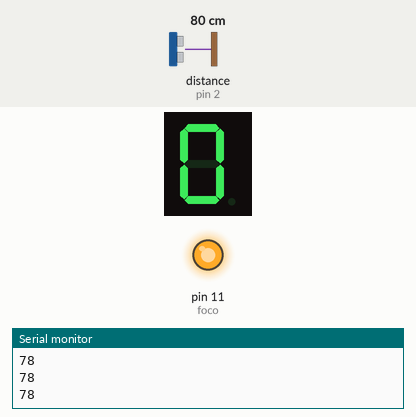
Recording of a sketch running on a simulated Arduino Uno, built with avr-gcc and run on an emulated ATmega328P. On the bench: 1-digit seven-segment display, output pins drawn as LEDs (lit = HIGH), the last lines printed to the serial monitor. Wiring (inferred from the names in the program): ultrasonic range finder: trigger pin 3; echo pin 2; 1-digit 7-segment display, segments lit when HIGH: segments pin 4, pin 5, pin 6, pin 7, pin 8, pin 9, pin 10. The test bench sets the inputs (shaded band); at power-on: distance to the obstacle (sensor on pin 2) 80 cm. The echo pulse lasts 58.3 µs per cm; the segment pins are drawn as the display they are named for; pins used as bus, display or sensor lines are not drawn.

Above: at 1.5 s.
1.6 s: distance to the obstacle (sensor on pin 2) set to 9 cm
At 2.6 s:
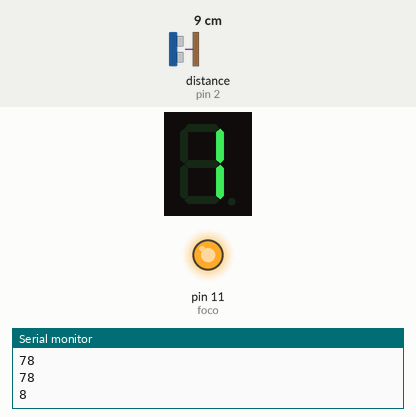
4.3 s: distance to the obstacle (sensor on pin 2) set to 2 cm
At 4.3 s:
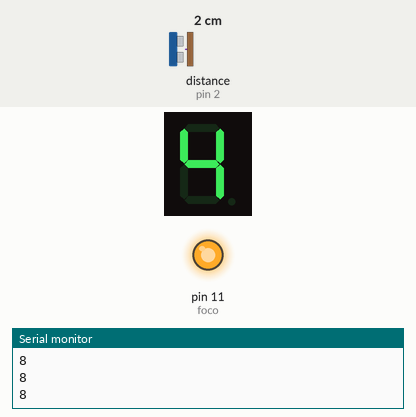
Timing chart, 0 to 7.3 s (numbered marks = the images above; inputs shaded):
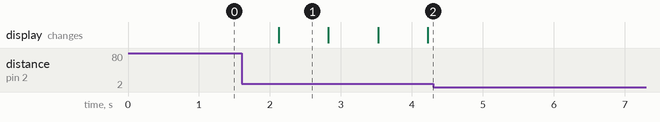

Measured:
- after the input at 1.6 s, the display: changes after 0.52 s (image 1)
- after the input at 4.3 s, pin 11 (foco): stays HIGH (without the input it goes to LOW after 4.1 s)
- what the display in image 1 shows lasts 0.7 s, from 2.1 s to 2.8 s

The sketch:

FOCO1.ino
```cpp
int Trigger = 3;
int Echo = 2;
int A = 4;
int B = 5;
int C = 6;
int D = 7;
int E = 8;
int F = 9;
int G = 10;
int foco = 11;


int personas;

void setup() {
  Serial.begin(9600);
  pinMode(Trigger, OUTPUT);
  pinMode(Echo, INPUT);
  pinMode(A, OUTPUT);
  pinMode(B, OUTPUT);
  pinMode(C, OUTPUT);
  pinMode(D, OUTPUT);
  pinMode(E, OUTPUT);
  pinMode(F, OUTPUT);
  pinMode(G, OUTPUT);
  pinMode(foco, OUTPUT);
  digitalWrite(foco, HIGH);
  cero();
}

void loop() {
  int distancia = P();
  Serial.println(distancia);
  if (distancia >= 6 && distancia <= 9) {
    personas++;
    switch (personas) {
      case 1:
        display_uno();
        break;
      case 2:
        display_dos();
        break;
      case 3:
        display_tres();
        break;
      case 4:
        display_cuatro();
        break;
      case 5:
        display_cinco();
        break;
      case 6:
        display_seis();
        break;
      case 7:
        display_siete();
        break;
      case 8:
        display_ocho();
        break;
      case 9:
        display_nueve();
        break;
      case 10:
        digitalWrite(foco, LOW);
        display_nueve();
        break;
    }
  }
  delay(700);
}

int P() {
  digitalWrite(Trigger, HIGH);
  delay(1);
  digitalWrite(Trigger, LOW);
  int Tiempo = pulseIn(Echo, HIGH);
  int Distancia = Tiempo / 59;
  return Distancia;
}


void cero() {
  digitalWrite(A, HIGH);
  digitalWrite(B, HIGH);
  digitalWrite(C, HIGH);
  digitalWrite(D, HIGH);
  digitalWrite(E, HIGH);
  digitalWrite(F, HIGH);
  digitalWrite(G, LOW);
}
void  display_uno() {
  digitalWrite(A, LOW);
  digitalWrite(B, HIGH);
  digitalWrite(C, HIGH);
  digitalWrite(D, LOW);
  digitalWrite(E, LOW);
  digitalWrite(F, LOW);
  digitalWrite(G, LOW);
}
void  display_dos() {
  digitalWrite(A, HIGH);
  digitalWrite(B, HIGH);
  digitalWrite(C, LOW);
  digitalWrite(D, HIGH);
  digitalWrite(E, HIGH);
  digitalWrite(F, LOW);
  digitalWrite(G, HIGH);
}
void  display_tres() {
  digitalWrite(A, HIGH);
  digitalWrite(B, HIGH);
  digitalWrite(C, HIGH);
  digitalWrite(D, HIGH);
  digitalWrite(E, LOW);
  digitalWrite(F, LOW);
  digitalWrite(G, HIGH);
}
void  display_cuatro() {
  digitalWrite(A, LOW);
  digitalWrite(B, HIGH);
  digitalWrite(C, HIGH);
  digitalWrite(D, LOW);
  digitalWrite(E, LOW);
  digitalWrite(F, HIGH);
  digitalWrite(G, HIGH);
}
void  display_cinco() {
  digitalWrite(A, HIGH);
  digitalWrite(B, LOW);
  digitalWrite(C, HIGH);
  digitalWrite(D, HIGH);
  digitalWrite(E, LOW);
  digitalWrite(F, HIGH);
  digitalWrite(G, HIGH);
}
void  display_seis() {
  digitalWrite(A, HIGH);
  digitalWrite(B, LOW);
  digitalWrite(C, HIGH);
  digitalWrite(D, HIGH);
  digitalWrite(E, HIGH);
  digitalWrite(F, HIGH);
  digitalWrite(G, HIGH);
}
void  display_siete() {
  digitalWrite(A, HIGH);
  digitalWrite(B, HIGH);
  digitalWrite(C, HIGH);
  digitalWrite(D, LOW);
  digitalWrite(E, LOW);
  digitalWrite(F, LOW);
  digitalWrite(G, LOW);
}
void  display_ocho() {
  digitalWrite(A, HIGH);
  digitalWrite(B, HIGH);
  digitalWrite(C, HIGH);
  digitalWrite(D, HIGH);
  digitalWrite(E, HIGH);
  digitalWrite(F, HIGH);
  digitalWrite(G, HIGH);
}
void  display_nueve() {
  digitalWrite(A, HIGH);
  digitalWrite(B, HIGH);
  digitalWrite(C, HIGH);
  digitalWrite(D, HIGH);
  digitalWrite(E, LOW);
  digitalWrite(F, HIGH);
  digitalWrite(G, HIGH);
}
```
